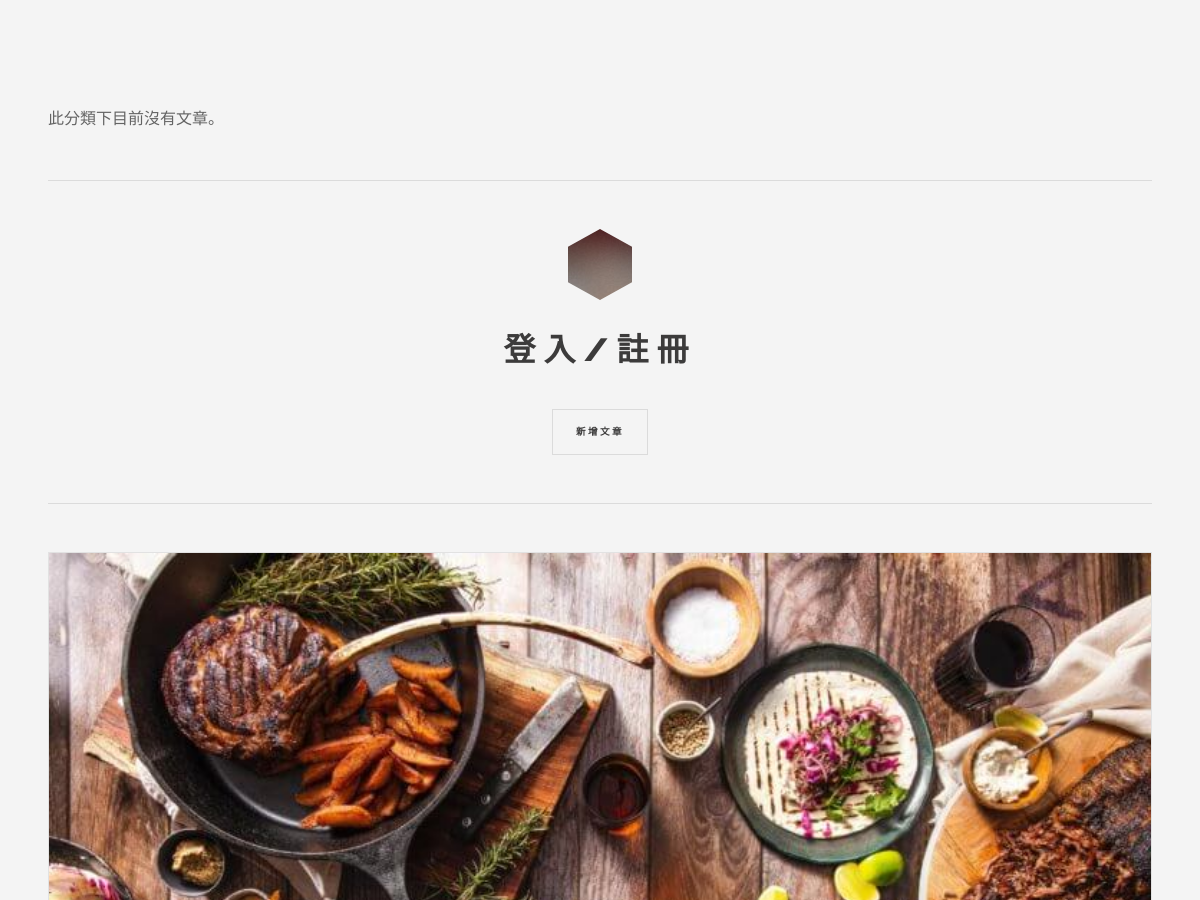
Page /author?author_name=貓咪 (upper part) on the earlier database version.
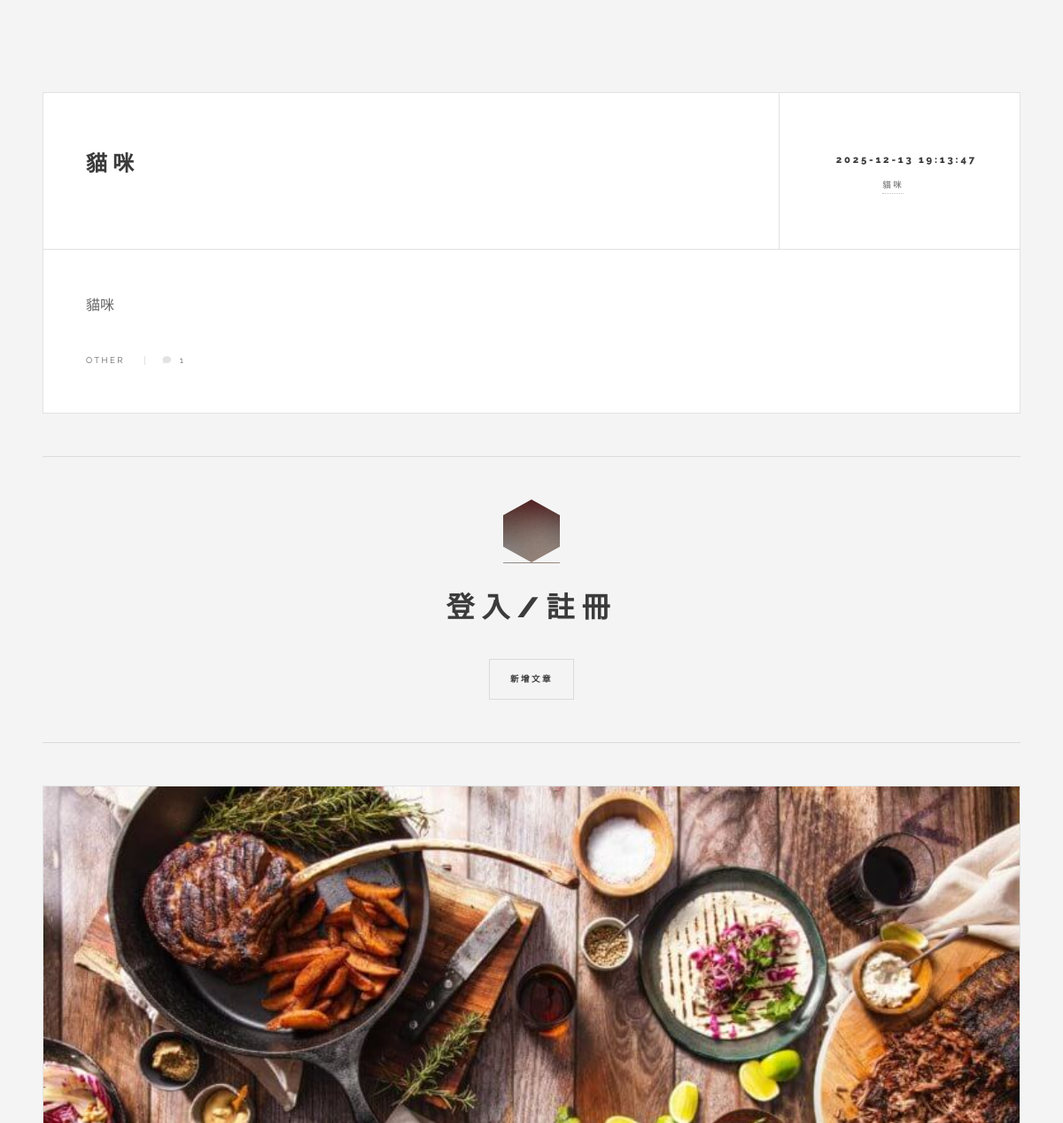
Same page on the later database version.
### tables this page shows
CREATE TABLE data (id INTEGER PRIMARY KEY, title TEXT NOT NULL, content TEXT NOT NULL, author TEXT NOT NULL, time TEXT NOT NULL, category TEXT NOT NULL);

### main.py (the view)
@app.route('/author')
def author_posts():
    author_name = request.args.get('author_name')
    articles = get_articles_by_author(author_name)
    current_username = session.get('username')
    articles_with_count = []
    for article in articles:
        article_id = article[0]
        comment_count = get_comment_count_by_article_id(article_id)
        article_list = list(article)
        article_list.append(comment_count)
        articles_with_count.append(tuple(article_list))
    return render_template('author.html',articles=articles_with_count, username=current_username)

### main.py (called while the page is built)
def get_articles_by_author(author_name):
    conn = sqlite3.connect(DB_PATH)
    cursor = conn.cursor()
    query = 'SELECT id, title, content, author, time, category FROM data WHERE author = ? ORDER BY time DESC'
    cursor.execute(query, (author_name,))
    articles = cursor.fetchall()
    conn.close()
    return articles

def get_comment_count_by_article_id(article_id):
    conn = sqlite3.connect(DB_PATH)
    cursor = conn.cursor()
    query = "SELECT COUNT(content_id) FROM comment WHERE data_id = ?"
    cursor.execute(query, (article_id,))
    count = cursor.fetchone()[0]
    conn.close()
    return count

### templates/author.html (shortened to what this page needs)
<!DOCTYPE HTML>
<html>
	<head>
		<link rel="stylesheet" href="{{ url_for('static', filename='assets/css/main.css') }}" />
	</head>
	<body class="is-preload">
			<div id="wrapper">
				<div id="main">
        			{% if articles %}
   					{% for article in articles %}
        			<article class="post">
            			<header>
                			<div class="title">
                    			<a href="{{ url_for('single_posts', article_id=article[0]) }}"><h2 class="article-content">{{ article[1] }}</h2></a>
                			</div>
                			<div class="meta">
                    			<time class="published" datetime="{{ article[4] }}">{{ article[4] }}</time>
                    			<a href="{{ url_for('author_posts', author_name=article[3]) }}" class="author"><span class="name">{{ article[3] }}</span></a>
                			</div>
            			</header>
            			<p class="article-content">{{ article[2] | safe }}</p>
            			<footer>
							<ul class="stats">
								<li>{{ article[5] }}</li>
								<li><a href="{{ url_for('single_posts', article_id=article[0]) }}" class="icon solid fa-comment">{{ article[6] }}</a></li>
							</ul>
            			</footer>
        			</article>
    				{% endfor %}
					{% else %}
    				<p>此分類下目前沒有文章。</p>
					{% endif %}
    			</div>
					<section id="sidebar">
							<section id="intro">
								<header>
            						{% if username %}
            						<a href="/">
										<h2 id="welcome-message">你好，{{ username }}</h2>
									</a>
									<a href="{{ url_for('logout') }}" id="logoutBtn">
                						<h2>登出</h2>
            						</a>
            						{% else %}
									<a href="{{ url_for('index') }}" class="logo">
        								<img src="{{ url_for('static', filename='images/logo.jpg') }}" alt="Logo" />
							    	</a>
            						<a href="#">
                						<h2 id="loginRegisterBtn">登入/註冊</h2>
           	 						</a>
            						{% endif %}
									<button id="addPostButton">新增文章</button>
								</header>
							</section>
							<section>
								<div class="mini-posts">
										<article class="mini-post">
											<a href="{{ url_for('category_posts', category_name='Food') }}" class="image"><img src="{{ url_for('static', filename='images/pic04.jpg') }}" alt="" /></a>
										</article>
								</div>
							</section>
					</section>
			</div>
	</body>
</html>

Differences in the rows shown:
added data: title "貓咪", time "2025-12-13 19:13:47", author "貓咪", content "貓咪", category "OTHER", article "1"
Other differences:
text no longer shown: "此分類下目前沒有文章。"
